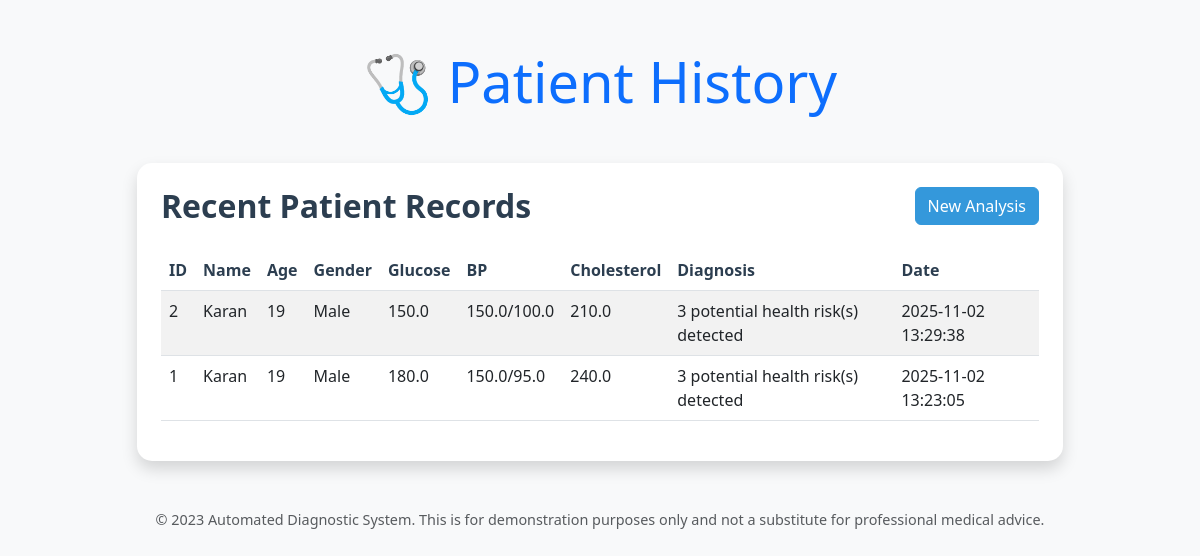
The app's page /history with its own data.
### tables this page shows
CREATE TABLE patients (
        id INTEGER PRIMARY KEY AUTOINCREMENT,
        name TEXT NOT NULL,
        age INTEGER NOT NULL,
        gender TEXT NOT NULL,
        glucose REAL,
        systolic_bp REAL,
        diastolic_bp REAL,
        cholesterol REAL,
        diagnosis TEXT,
        created_at TIMESTAMP DEFAULT CURRENT_TIMESTAMP
    );

### app.py (the view)
@app.route('/history')
def history():
    conn = sqlite3.connect('database/patients.db')
    conn.row_factory = sqlite3.Row # This allows accessing columns by name
    cursor = conn.cursor()
    cursor.execute('SELECT * FROM patients ORDER BY created_at DESC LIMIT 20')
    patients = cursor.fetchall()
    conn.close()
    return render_template('history.html', patients=patients)

### templates/history.html (shortened to what this page needs)
<!DOCTYPE html>
<html lang="en">
<head>
    <link rel="stylesheet" href="https://cdn.jsdelivr.net/npm/bootstrap@5.3.0/dist/css/bootstrap.min.css">
    <link rel="stylesheet" href="{{ url_for('static', filename='css/style.css') }}">
</head>
<body>
    <div class="container py-5">
        <header class="text-center mb-5">
            <h1 class="display-4 text-primary">🩺 Patient History</h1>
        </header>
        <main>
            <div class="row justify-content-center">
                <div class="col-md-10">
                    <div class="card shadow">
                        <div class="card-body p-4">
                            <div class="d-flex justify-content-between align-items-center mb-4">
                                <h2 class="card-title mb-0">Recent Patient Records</h2>
                                <a href="{{ url_for('index') }}" class="btn btn-primary">New Analysis</a>
                            </div>
                            {% if patients %}
                            <div class="table-responsive">
                                <table class="table table-striped">
                                    <thead>
                                        <tr>
                                            <th>ID</th>
                                            <th>Name</th>
                                            <th>Age</th>
                                            <th>Gender</th>
                                            <th>Glucose</th>
                                            <th>BP</th>
                                            <th>Cholesterol</th>
                                            <th>Diagnosis</th>
                                            <th>Date</th>
                                        </tr>
                                    </thead>
                                    <tbody>
                                        {% for patient in patients %}
                                        <tr>
                                            <td>{{ patient.id }}</td>
                                            <td>{{ patient.name }}</td>
                                            <td>{{ patient.age }}</td>
                                            <td>{{ patient.gender }}</td>
                                            <td>{{ patient.glucose }}</td>
                                            <td>{{ patient.systolic_bp }}/{{ patient.diastolic_bp }}</td>
                                            <td>{{ patient.cholesterol }}</td>
                                            <td>{{ patient.diagnosis }}</td>
                                            <td>{{ patient.created_at }}</td>
                                        </tr>
                                        {% endfor %}
                                    </tbody>
                                </table>
                            </div>
                            {% else %}
                            <div class="alert alert-info" role="alert">
                                No patient records found. Start by <a href="{{ url_for('index') }}" class="alert-link">analyzing a new patient</a>.
                            </div>
                            {% endif %}
                        </div>
                    </div>
                </div>
            </div>
        </main>
        <footer class="text-center mt-5 text-muted">
            <p>&copy; 2023 Automated Diagnostic System. This is for demonstration purposes only and not a substitute for professional medical advice.</p>
        </footer>
    </div>
</body>
</html>

### static/css/style.css (style rules this page uses)
body { background-color: #f8f9fa; font-family: 'Segoe UI', Tahoma, Geneva, Verdana, sans-serif; }
.card { border: none; border-radius: 15px; }
.card-title { color: #2c3e50; font-weight: 600; }
.btn-primary { background-color: #3498db; border-color: #3498db; }
.table th { border-top: none; color: #2c3e50; font-weight: 600; }
footer { font-size: 0.9rem; }

### records on screen
patients: id "2", name "Karan", age "19", gender "Male", glucose "150.0", systolic_bp "150.0", diastolic_bp "100.0", cholesterol "210.0", diagnosis "3 potential health risk(s) detected", created_at "2025-11-02 13:29:38"
patients: id "1", name "Karan", age "19", gender "Male", glucose "180.0", systolic_bp "150.0", diastolic_bp "95.0", cholesterol "240.0", diagnosis "3 potential health risk(s) detected", created_at "2025-11-02 13:23:05"
